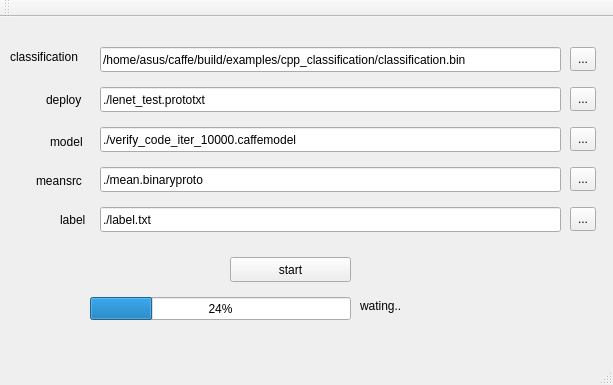
<?xml version="1.0" encoding="UTF-8"?>
<ui version="4.0">
 <class>MainWindow</class>
 <widget class="QMainWindow" name="MainWindow">
  <property name="geometry">
   <rect>
    <x>0</x>
    <y>0</y>
    <width>613</width>
    <height>385</height>
   </rect>
  </property>
  <property name="windowTitle">
   <string>MainWindow</string>
  </property>
  <widget class="QWidget" name="centralWidget">
   <widget class="QPushButton" name="pushButton">
    <property name="geometry">
     <rect>
      <x>230</x>
      <y>240</y>
      <width>121</width>
      <height>25</height>
     </rect>
    </property>
    <property name="text">
     <string>start</string>
    </property>
   </widget>
   <widget class="QLabel" name="label">
    <property name="geometry">
     <rect>
      <x>360</x>
      <y>280</y>
      <width>67</width>
      <height>17</height>
     </rect>
    </property>
    <property name="text">
     <string>wating..</string>
    </property>
   </widget>
   <widget class="QLineEdit" name="lineEdit">
    <property name="enabled">
     <bool>true</bool>
    </property>
    <property name="geometry">
     <rect>
      <x>100</x>
      <y>30</y>
      <width>461</width>
      <height>25</height>
     </rect>
    </property>
    <property name="autoFillBackground">
     <bool>false</bool>
    </property>
    <property name="text">
     <string>/home/asus/caffe/build/examples/cpp_classification/classification.bin</string>
    </property>
    <property name="readOnly">
     <bool>true</bool>
    </property>
   </widget>
   <widget class="QProgressBar" name="progressBar">
    <property name="geometry">
     <rect>
      <x>90</x>
      <y>280</y>
      <width>261</width>
      <height>23</height>
     </rect>
    </property>
    <property name="value">
     <number>24</number>
    </property>
   </widget>
   <widget class="QLineEdit" name="lineEdit_2">
    <property name="enabled">
     <bool>true</bool>
    </property>
    <property name="geometry">
     <rect>
      <x>100</x>
      <y>70</y>
      <width>461</width>
      <height>25</height>
     </rect>
    </property>
    <property name="text">
     <string>./lenet_test.prototxt</string>
    </property>
    <property name="readOnly">
     <bool>true</bool>
    </property>
   </widget>
   <widget class="QLineEdit" name="lineEdit_3">
    <property name="enabled">
     <bool>true</bool>
    </property>
    <property name="geometry">
     <rect>
      <x>100</x>
      <y>110</y>
      <width>461</width>
      <height>25</height>
     </rect>
    </property>
    <property name="text">
     <string>./verify_code_iter_10000.caffemodel</string>
    </property>
    <property name="readOnly">
     <bool>true</bool>
    </property>
   </widget>
   <widget class="QLineEdit" name="lineEdit_4">
    <property name="enabled">
     <bool>true</bool>
    </property>
    <property name="geometry">
     <rect>
      <x>100</x>
      <y>150</y>
      <width>461</width>
      <height>25</height>
     </rect>
    </property>
    <property name="text">
     <string>./mean.binaryproto</string>
    </property>
    <property name="readOnly">
     <bool>true</bool>
    </property>
   </widget>
   <widget class="QLabel" name="label_2">
    <property name="geometry">
     <rect>
      <x>10</x>
      <y>30</y>
      <width>101</width>
      <height>20</height>
     </rect>
    </property>
    <property name="text">
     <string>classification</string>
    </property>
   </widget>
   <widget class="QLabel" name="label_3">
    <property name="geometry">
     <rect>
      <x>46</x>
      <y>72</y>
      <width>51</width>
      <height>21</height>
     </rect>
    </property>
    <property name="text">
     <string>deploy</string>
    </property>
   </widget>
   <widget class="QLabel" name="label_4">
    <property name="geometry">
     <rect>
      <x>50</x>
      <y>116</y>
      <width>51</width>
      <height>17</height>
     </rect>
    </property>
    <property name="layoutDirection">
     <enum>Qt::LeftToRight</enum>
    </property>
    <property name="text">
     <string>model</string>
    </property>
   </widget>
   <widget class="QLabel" name="label_5">
    <property name="geometry">
     <rect>
      <x>36</x>
      <y>155</y>
      <width>67</width>
      <height>17</height>
     </rect>
    </property>
    <property name="text">
     <string>meansrc</string>
    </property>
   </widget>
   <widget class="QLineEdit" name="lineEdit_5">
    <property name="enabled">
     <bool>true</bool>
    </property>
    <property name="geometry">
     <rect>
      <x>100</x>
      <y>190</y>
      <width>461</width>
      <height>25</height>
     </rect>
    </property>
    <property name="text">
     <string>./label.txt</string>
    </property>
    <property name="readOnly">
     <bool>true</bool>
    </property>
   </widget>
   <widget class="QLabel" name="label_6">
    <property name="geometry">
     <rect>
      <x>60</x>
      <y>194</y>
      <width>41</width>
      <height>17</height>
     </rect>
    </property>
    <property name="text">
     <string>label</string>
    </property>
   </widget>
   <widget class="QToolButton" name="toolButton">
    <property name="geometry">
     <rect>
      <x>570</x>
      <y>30</y>
      <width>26</width>
      <height>24</height>
     </rect>
    </property>
    <property name="text">
     <string>...</string>
    </property>
   </widget>
   <widget class="QToolButton" name="toolButton_2">
    <property name="geometry">
     <rect>
      <x>570</x>
      <y>70</y>
      <width>26</width>
      <height>24</height>
     </rect>
    </property>
    <property name="text">
     <string>...</string>
    </property>
   </widget>
   <widget class="QToolButton" name="toolButton_3">
    <property name="geometry">
     <rect>
      <x>570</x>
      <y>110</y>
      <width>26</width>
      <height>24</height>
     </rect>
    </property>
    <property name="text">
     <string>...</string>
    </property>
   </widget>
   <widget class="QToolButton" name="toolButton_4">
    <property name="geometry">
     <rect>
      <x>570</x>
      <y>150</y>
      <width>26</width>
      <height>24</height>
     </rect>
    </property>
    <property name="text">
     <string>...</string>
    </property>
   </widget>
   <widget class="QToolButton" name="toolButton_5">
    <property name="geometry">
     <rect>
      <x>570</x>
      <y>190</y>
      <width>26</width>
      <height>24</height>
     </rect>
    </property>
    <property name="text">
     <string>...</string>
    </property>
   </widget>
  </widget>
  <widget class="QMenuBar" name="menuBar">
   <property name="geometry">
    <rect>
     <x>0</x>
     <y>0</y>
     <width>613</width>
     <height>28</height>
    </rect>
   </property>
  </widget>
  <widget class="QToolBar" name="mainToolBar">
   <attribute name="toolBarArea">
    <enum>TopToolBarArea</enum>
   </attribute>
   <attribute name="toolBarBreak">
    <bool>false</bool>
   </attribute>
  </widget>
  <widget class="QStatusBar" name="statusBar"/>
 </widget>
 <layoutdefault spacing="6" margin="11"/>
 <resources/>
 <connections/>
</ui>
